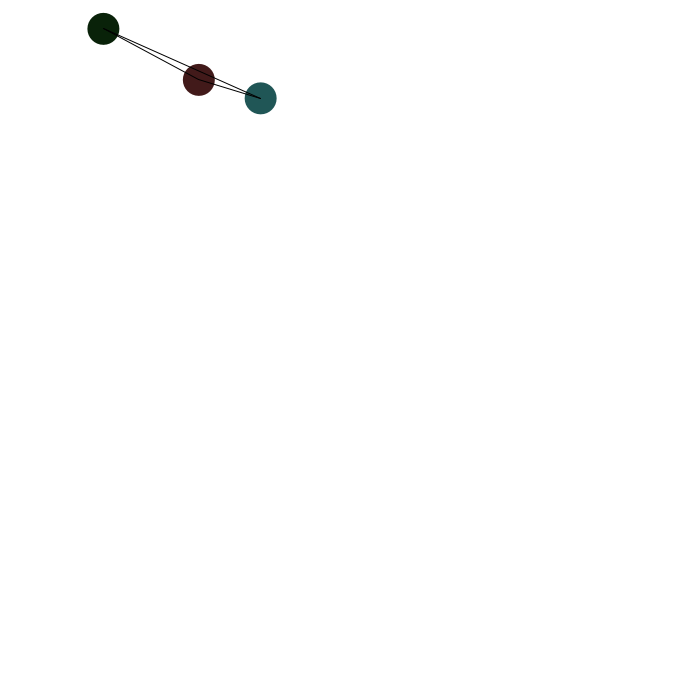
Frame 1 (no input)
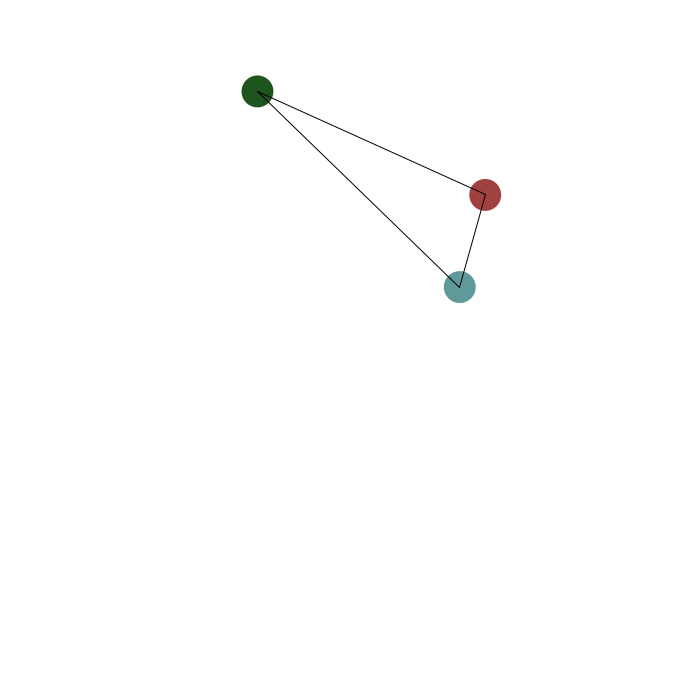
Frame 60 (the mouse pressed at the canvas centre just before this capture)
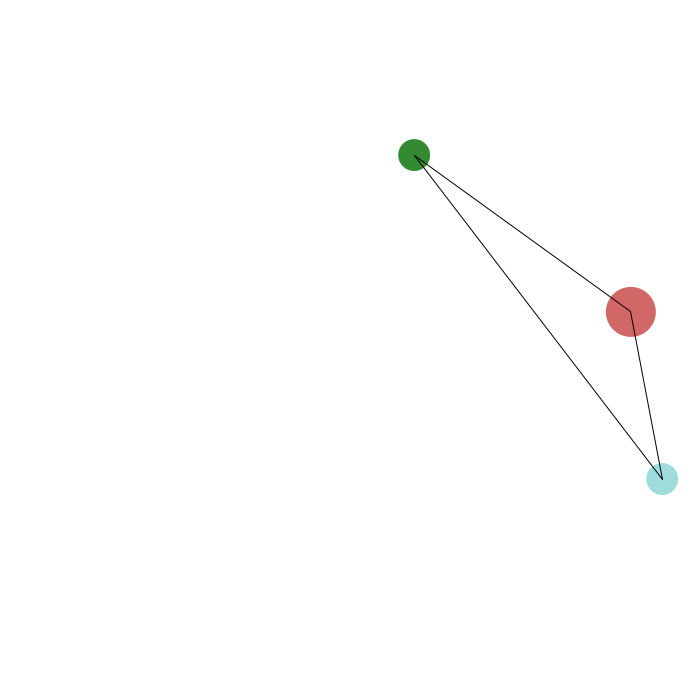
Frame 120 (the mouse held since frame 60 and released just before this capture)

The Processing sketch that drew these frames (run headless with seeded random() and noise(); from frame 60 on, the mouse is pressed at the canvas centre):

// Processing sketch: processing_42862
// ── processing_42862.pde

//ball-1
float x = random(0,300);
float y = random(0,300);
float xspeed = random(2,5);
float yspeed = random(1,5);
float r = 32;

//ball-2
float x2 = random(0,300);
float y2 = random(0,300);
float x2speed = random(2,5);
float y2speed = random(1,5);
float r2 = 32;

//ball-3
float x3 = random(0,300);
float y3 = random(0,300);
float x3speed = random(2,5);
float y3speed = random(1,5);
float r3 = 32;


void setup() {
  size(700,700);
  smooth();
  noStroke();
}

void draw() {
  background(255);
  noStroke();

  x = x + xspeed;
  y = y + yspeed;
  x2 = x2 + x2speed;
  y2 = y2 + y2speed;
  x3 = x3 + x3speed;
  y3 = y3 + y3speed;
  
//ball-1
  if ((x > width) || (x < 0)) {
    xspeed = xspeed * -1;
    r = 80;
  }
  
  if ((y > height) || (y < 0)) {
    yspeed = yspeed * -1;
    r = 80;
  }

  fill(x/3,y/3,y/3);
  ellipse(x,y,r,r);
  
  r = constrain(r-2,32,80);
  
//ball-2
  if ((x2 > width) || (x2 < 0)) {
    x2speed = x2speed * -1;
    r2 = 80;
  }
  
  if ((y2 > height) || (y2 < 0)) {
    y2speed = y2speed * -1;
    r2 = 80;
  }

  fill(y2/3,x2/3,x2/3);
  ellipse(x2,y2,r2,r2);
  
  r2 = constrain(r2-2,32,80);

//ball-3
  if ((x3 > width) || (x3 < 0)) {
    x3speed = x3speed * -1;
    r3 = 80;
  }
  
  if ((y3 > height) || (y3 < 0)) {
    y3speed = y3speed * -1;
    r3 = 80;
  }

  fill(y3/3,x3/3,y3/3);
  ellipse(x3,y3,r3,r3);
  
  r3 = constrain(r3-2,32,80);
  stroke(0);
  line(x,y,x2,y2);
  line(x2,y2,x3,y3);
  line(x,y,x3,y3);
  
}
